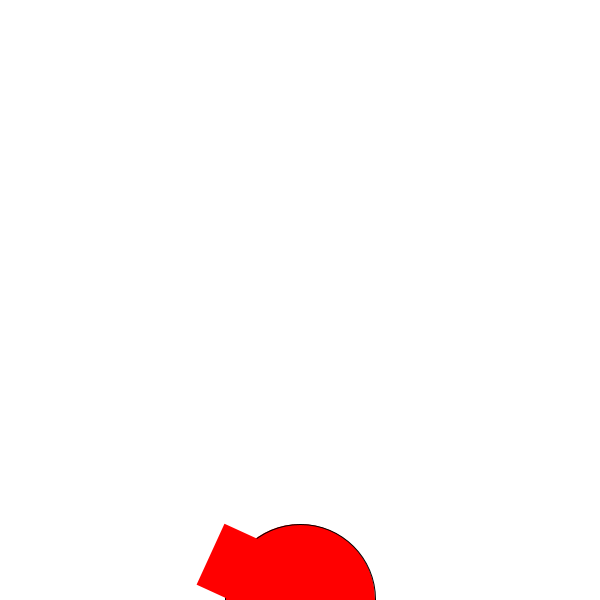
Frame 1 (no input)
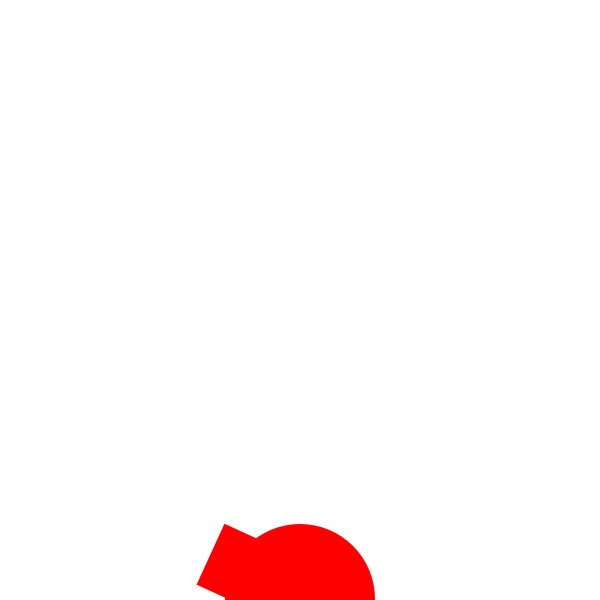
Frame 60 (the mouse pressed at the canvas centre just before this capture)
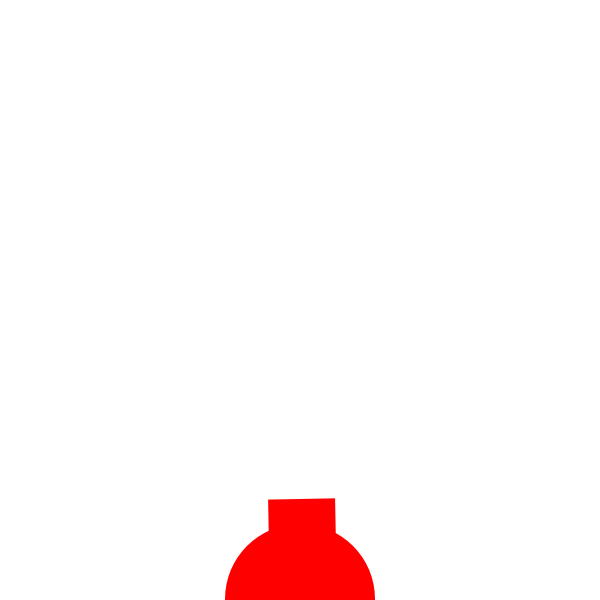
Frame 120 (the mouse held since frame 60 and released just before this capture)

The Processing sketch that drew these frames (run headless with seeded random() and noise(); from frame 60 on, the mouse is pressed at the canvas centre):

// Processing sketch: shooter_prototype
// ── shooter_prototype.pde
float canAngle;
int beamStartX, beamStartY, beamEndX, beamEndY; 
int canCount, canCountLimit; 
boolean canState, blockClick; 

void setup() {
    size(600,600);
    canState = false;   
    canCountLimit = 75; 
    canCount = 0;
    blockClick = false; 
};

void draw() {
  background(255); 
  
  fill(255,0,0);
  ellipse(300,599,150,150); 
  
  rectMode(CORNERS); 
  noStroke(); 
  
  
  canAngle = map(mouseX, 0, 599, 2.0, PI*1.35);

  translate(300, 599);
  rotate(canAngle);
  rect(-37,0, 30, 100);

  
  
  if(canState && canCount<canCountLimit) {
    fill(0,0,255);
    rect(-27, 100, 20, 800); 
    canCount++; 
  } else if (canState && canCount>=canCountLimit){
    fill(0,0,255);
    rect(-27, 100, 20, 800);
    canCount=0;  
    canState=false; 
    blockClick=false;  
  };
  
}; 

void mouseClicked() {
  if (!blockClick) {
     canState=true; 
     blockClick=true; 
  };  

};
